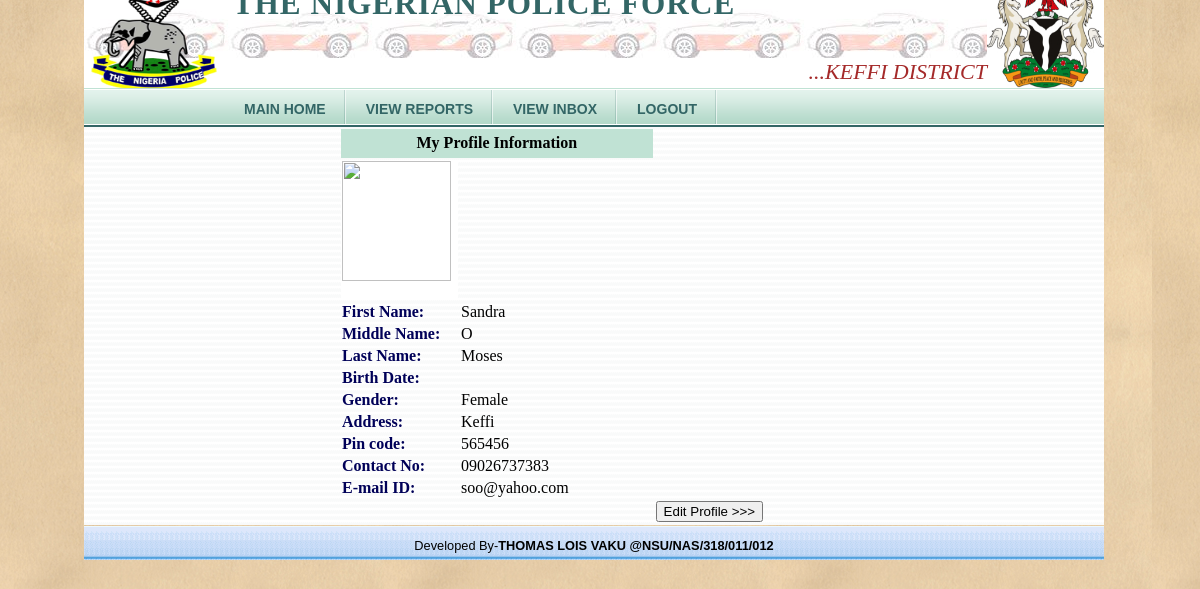
Page /profile.php (signed in) on the committed database.
### tables this page shows
CREATE TABLE IF NOT EXISTS `mstr_profile` (
  `first_name` varchar(45) NOT NULL,
  `middle_name` varchar(15) NOT NULL,
  `last_name` varchar(45) NOT NULL,
  `gender` varchar(45) NOT NULL,
  `Dob` datetime DEFAULT NULL,
  `address` varchar(255) NOT NULL,
  `contact_no` varchar(45) DEFAULT NULL,
  `emailid` varchar(255) NOT NULL,
  `profile_photo` varchar(45) DEFAULT NULL,
  `username` varchar(45) NOT NULL,
  `city_id` int(10) unsigned NOT NULL,
  `id` int(10) unsigned NOT NULL AUTO_INCREMENT,
  `pincode` int(10) unsigned NOT NULL,
  `area_id` int(10) unsigned DEFAULT NULL,
  PRIMARY KEY (`id`),
  KEY `FK_mstr_profile_1` (`username`),
  KEY `FK_mstr_profile_2` (`city_id`),
  KEY `FK_mstr_profile_3` (`area_id`)
);

### profile.php (the view, shortened to what this page needs)
<?php
include("header.php");
$selectQuery = "select * from mstr_profile  where username = '".$_SESSION['username']."' ";
$rs = mysql_query($selectQuery);
$record = mysql_fetch_array($rs);
?>
	<div id="page">
            <table width="50%"  align="center">
            <tr>
                <th colspan="2" style="background-color:#C0E2D4;" height="29">My Profile Information</th>
            </tr>
        <form action="updateprofile.php" method="post"  enctype="multipart/form-data" name="">
		  <tr align="top">
		<td width="115" rowspan="1" align="top" valign="top" bgcolor="#FFFFFF">
			       <img src="<?php echo $record["profile_photo"]; ?>" height="120" width="109">
				   <a href="changephoto.php?changephoto_path=<?php echo $record["profile_photo"]; ?>" rel="facebox">
				   Change Photo</a> <td> </tr>
		    <tr align="top">
                 <td border="2"><b style="color:#000058;">First Name:</td><td><?php echo $record["first_name"]; ?></td>
            </tr>
			<tr align="top">
                 <td border="2"><b style="color:#000058;">Middle Name:</td><td><?php echo $record["middle_name"]; ?></td>
            </tr>
    <tr>
        <td border="2"><b style="color:#000058;">Last Name:</td><td><?php echo $record["last_name"]; ?></td>
    </tr>
    <tr>
        <td border="2"><b style="color:#000058;">Birth Date:</td><?php echo $record["Dob"]; ?></td>
    </tr>
	<tr>
        <td border="2"><b style="color:#000058;">Gender:</td><td><?php echo $record["gender"]; ?></td>
    </tr>
	<tr>
        <td border="2"><b style="color:#000058;">Address:</td><td><?php echo $record["address"]; ?> </td>
    </tr>
	<tr>
        <td border="2"><b style="color:#000058;">Pin code:</td><td><?php echo $record["pincode"]; ?></td>
    </tr>
	<tr>
        <td border="2"><b style="color:#000058;">Contact No:</td><td><?php echo $record["contact_no"]; ?></td>
    </tr><tr>
        <td border="2"><b style="color:#000058;">E-mail ID:</td><td><?php echo $record["emailid"]; ?></td>
    </tr>
			 <tr>
			  <td colspan="2"><td><p>	<a href="viewprofile.php" title="view"><input name="view"  type="button"  value="Edit Profile >>>" /></a></p></td></td>
			 </tr>
		   </table>
	   </div>
 <div id="footer">
               <p style="font-size:80%;color:#000000;"> Developed By-<b>THOMAS LOIS VAKU @</b><b>NSU/NAS/318/011/012</b></b> </p>
            </div>
</div>
</body></html>

### frsc.css (style rules this page uses)
body { background:url(images/web.png) repeat; }
#page { background: url("images/page.gif") repeat; }
#footer { background:url(images/as.gif) repeat-x; height:2em; color:#000080; text-align:center; padding:0.1px 5px 5px 5px; font-family:verdana,sans-serif; font-size:1em; }

### css/styles.css (style rules this page uses)
img { border: 0; }
a { color: #FFF; font-weight: bold; background: transparent; outline: none; text-decoration: underline; }

### rows in the picture
mstr_profile: first_name "Sandra", middle_name "O", last_name "Moses", gender "Female", address "Keffi", pincode "565456", contact_no "09026737383", emailid "soo@yahoo.com"
